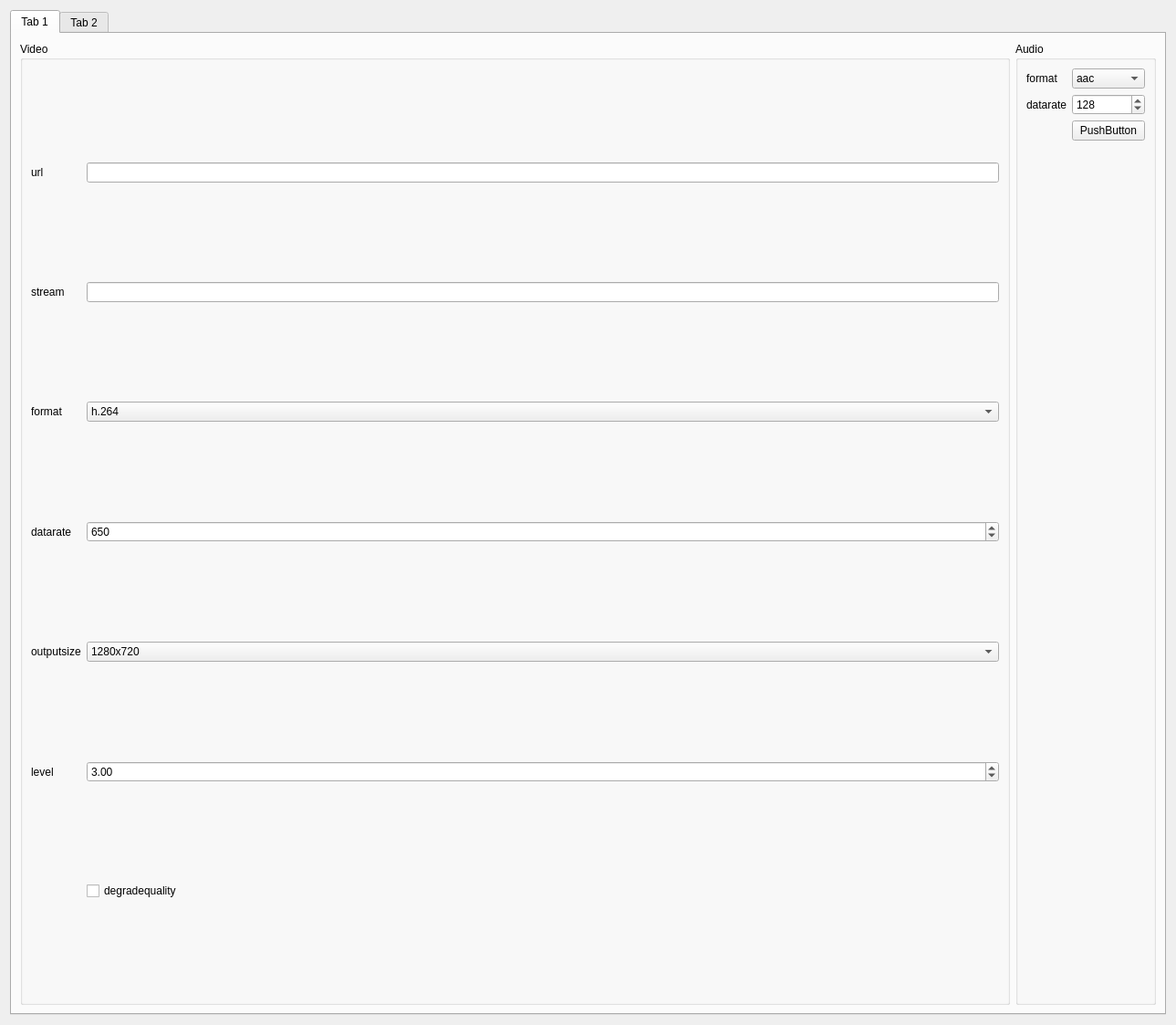
<?xml version="1.0" encoding="UTF-8"?>
<ui version="4.0">
 <class>Form</class>
 <widget class="QWidget" name="Form">
  <property name="geometry">
   <rect>
    <x>0</x>
    <y>0</y>
    <width>1289</width>
    <height>1123</height>
   </rect>
  </property>
  <property name="windowTitle">
   <string>Form</string>
  </property>
  <layout class="QGridLayout" name="gridLayout">
   <item row="1" column="0">
    <widget class="QTabWidget" name="tabWidget">
     <property name="currentIndex">
      <number>0</number>
     </property>
     <widget class="QWidget" name="tab">
      <attribute name="title">
       <string>Tab 1</string>
      </attribute>
      <layout class="QHBoxLayout" name="horizontalLayout_3">
       <item>
        <widget class="QGroupBox" name="groupBox">
         <property name="title">
          <string>Video</string>
         </property>
         <layout class="QGridLayout" name="gridLayout_2">
          <item row="0" column="0">
           <widget class="QLabel" name="labelRtmpUrl">
            <property name="text">
             <string>url</string>
            </property>
           </widget>
          </item>
          <item row="0" column="1">
           <widget class="QLineEdit" name="editRtmpUrl"/>
          </item>
          <item row="1" column="0">
           <widget class="QLabel" name="labelRtmpStream">
            <property name="text">
             <string>stream</string>
            </property>
           </widget>
          </item>
          <item row="1" column="1">
           <widget class="QLineEdit" name="editRtmpStream"/>
          </item>
          <item row="2" column="0">
           <widget class="QLabel" name="labelFormat">
            <property name="text">
             <string>format</string>
            </property>
           </widget>
          </item>
          <item row="2" column="1">
           <widget class="QComboBox" name="comboFormat">
            <item>
             <property name="text">
              <string>h.264</string>
             </property>
            </item>
            <item>
             <property name="text">
              <string>vp6</string>
             </property>
            </item>
            <item>
             <property name="text">
              <string>vp8</string>
             </property>
            </item>
           </widget>
          </item>
          <item row="3" column="0">
           <widget class="QLabel" name="labelDatarate">
            <property name="text">
             <string>datarate</string>
            </property>
           </widget>
          </item>
          <item row="3" column="1">
           <widget class="QSpinBox" name="comboDatarate">
            <property name="maximum">
             <number>20000</number>
            </property>
            <property name="value">
             <number>650</number>
            </property>
           </widget>
          </item>
          <item row="4" column="0">
           <widget class="QLabel" name="labelOutputSize">
            <property name="text">
             <string>outputsize</string>
            </property>
           </widget>
          </item>
          <item row="4" column="1">
           <widget class="QComboBox" name="comboOutputSize">
            <item>
             <property name="text">
              <string>1280x720</string>
             </property>
            </item>
           </widget>
          </item>
          <item row="5" column="0">
           <widget class="QLabel" name="labelLevel">
            <property name="text">
             <string>level</string>
            </property>
           </widget>
          </item>
          <item row="5" column="1">
           <widget class="QDoubleSpinBox" name="doubleSpinBox">
            <property name="maximum">
             <double>5.200000000000000</double>
            </property>
            <property name="value">
             <double>3.000000000000000</double>
            </property>
           </widget>
          </item>
          <item row="6" column="1">
           <widget class="QCheckBox" name="checkDegradequality">
            <property name="text">
             <string>degradequality</string>
            </property>
           </widget>
          </item>
         </layout>
        </widget>
       </item>
       <item>
        <widget class="QGroupBox" name="groupBox_2">
         <property name="title">
          <string>Audio</string>
         </property>
         <layout class="QFormLayout" name="formLayout">
          <property name="fieldGrowthPolicy">
           <enum>QFormLayout::AllNonFixedFieldsGrow</enum>
          </property>
          <item row="0" column="0">
           <widget class="QLabel" name="labelFormatAudio">
            <property name="text">
             <string>format</string>
            </property>
           </widget>
          </item>
          <item row="0" column="1">
           <widget class="QComboBox" name="comboFormatAudio">
            <item>
             <property name="text">
              <string>aac</string>
             </property>
            </item>
           </widget>
          </item>
          <item row="1" column="0">
           <widget class="QLabel" name="labelAudioDatarate">
            <property name="text">
             <string>datarate</string>
            </property>
           </widget>
          </item>
          <item row="1" column="1">
           <widget class="QSpinBox" name="comboAudioDatarate">
            <property name="maximum">
             <number>512</number>
            </property>
            <property name="value">
             <number>128</number>
            </property>
           </widget>
          </item>
          <item row="2" column="1">
           <widget class="QPushButton" name="pushButton">
            <property name="autoFillBackground">
             <bool>false</bool>
            </property>
            <property name="text">
             <string>PushButton</string>
            </property>
            <property name="checkable">
             <bool>true</bool>
            </property>
            <property name="autoRepeat">
             <bool>false</bool>
            </property>
            <property name="flat">
             <bool>false</bool>
            </property>
           </widget>
          </item>
         </layout>
        </widget>
       </item>
      </layout>
     </widget>
     <widget class="QWidget" name="tab_2">
      <attribute name="title">
       <string>Tab 2</string>
      </attribute>
      <layout class="QHBoxLayout" name="horizontalLayout_2"/>
     </widget>
    </widget>
   </item>
  </layout>
 </widget>
 <resources/>
 <connections/>
</ui>
